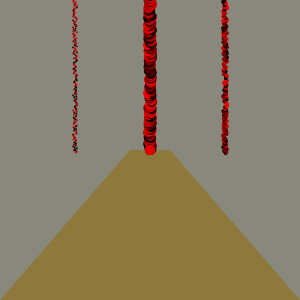
Frame 1 (no input)
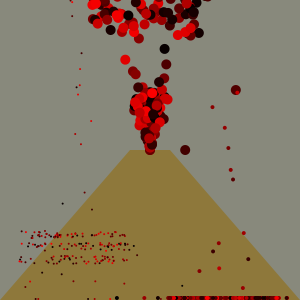
Frame 60 (the mouse pressed at the canvas centre just before this capture)
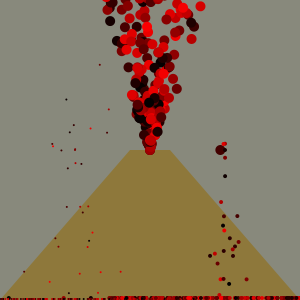
Frame 120 (the mouse held since frame 60 and released just before this capture)

The Processing sketch that drew these frames (run headless with seeded random() and noise(); from frame 60 on, the mouse is pressed at the canvas centre):

// Processing sketch: processing_41732
// ── processing_41732.pde

int numParticles = 200;
GenParticle[] p = new GenParticle[numParticles]; //set particle in center
LeftParticle[]q= new LeftParticle[numParticles];
RightParticle[]r=new RightParticle[numParticles];
void setup() {
  size(300, 300);
  noStroke();
  smooth();
  for (int i = 0; i < p.length; i++) {
    float velX = random(-1, 1);
    float velY = -i;
    // Inputs: x, y, x-velocity, y-velocity,
    // radius, origin x, origin y
    p[i] = new GenParticle(width/2, height/2, velX, velY, 5.0, width/2, height/2);
    q[i]= new LeftParticle(width/4, height/2, velX, velY, 1.0, width/4, height/2);
    r[i]= new RightParticle(3*width/4, height/2, velX, velY, 2.0, 3*width/4, height/2);
  }
}

void draw() {
  fill(136,137,124);
  rect(0,0,width,height);
  fill(142,120,59);
  quad(((width/2)-20),height/2,0,height,width,height,((width/2)+20),height/2); //creates volcano
  fill(255, 60);
  for (int i = 0; i < p.length; i++) { //sets up array boundaries
    p[i].update();
    p[i].regenerate();
    p[i].display(); //sets up commands for GenParticle
    q[i].update();
    q[i].regenerate();
    q[i].display(); //sets up commands for LeftParticle
    r[i].update();
    r[i].regenerate();
    r[i].display(); //sets up commands for RightParticle
  }
}


class Particle {
  float x, y; // The x & y coordinates
  float vx, vy; // The x & y velocities
  float radius; // Particle radius
  float gravity = 0.1;
color c= color (floor(random(255)),0,0); //sets a random color in red hue

  Particle(float xpos, float ypos, float velx, float vely, float r) {
    x = xpos;
    y = ypos;
    vx = velx*2;
    vy = vely;
    radius = r;
  }

  void update() {
    vy = vy; // particlesgoes straight up  
    y += vy; //y adds vy variable
    x += vx; //x adds vy variable
  }

  void display() {
    fill(c);
    ellipse(x, y, radius*2, radius*2);
  }
}


class GenParticle extends Particle {
  float originX, originY;

  GenParticle(float xIn, float yIn, float vxIn, float vyIn, float r, float ox, float oy) {
    super(xIn, yIn, vxIn, vyIn, r);
    originX = ox;
    originY = oy;
  }

  void regenerate() {
    if ((x > width + radius) || (x < -radius) ||
      (y > height + radius) || (y < -radius)) {
      x = originX;
      y = originY;
      vx = random(-1.0, 1.0);
      vy = random(-4.0, -2.0);
    }
  }
}

class LeftParticle extends Particle {
  float originX, originY;
  float gravity=0.2; //set gravity
  float speed=1;
  float friction=1;

  LeftParticle(float xIn, float yIn, float vxIn, float vyIn, float r, float ox, float oy) {
    super(xIn, yIn,vxIn,vyIn,r);
    originX=ox;
    originY=oy;
  }
  
  void update(){
    vy=vy+gravity; 
    y+=vy;
    x+=vx;
    
    speed=speed+gravity; //causes the particle to float down and bounce
    speed=speed+friction; //causes the particle to slow down
    y=y+speed;
    if(y>(height-radius)){
      y=height-radius;
      speed=-speed; //decreases speed
    }
  }

  void regenerate() {
    if ((x>width+radius) || (x<-radius) || (y>height + radius) || (y<-radius)) {
      x=originX;
      y=originY;
      vx= random(-1.0, 1.0);
      vy= random(-6, -4);
    }
  }
}

class RightParticle extends Particle {
  float originX, originY;
    float gravity=0.6;
  float speed=1;
  float friction=.99;

  RightParticle(float xIn, float yIn, float vxIn, float vyIn, float r, float ox, float oy) {
    super(xIn,yIn,vxIn,vyIn,r);
    originX=ox;
    originY=oy;
  }
    
    void update(){
    vy=vy+gravity;
    y+=vy;
    x+=vx;
    
    speed=speed+gravity; //makes particle go down and bounce
    speed=speed+friction; //slows it down
    y=y+speed;
    if(y>(height-radius)){
      y=height-radius;
      speed=-speed; //slows down the speed 
    }
  }

  void regenerate() {
    if ((x>width+radius) || (x<-radius) || (y>height + radius) || (y<-radius)) {
      x=originX;
      y=originY;
      vx= random(-1.0, 1.0);
      vy= random(-6, -4);
    }
  }
}
